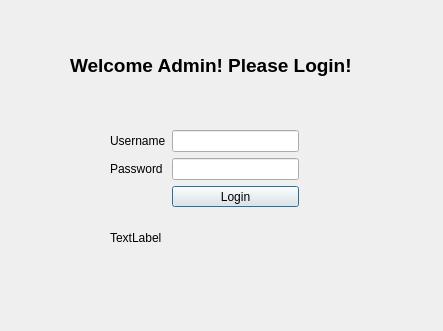
<?xml version="1.0" encoding="UTF-8"?>
<ui version="4.0">
 <class>DialogAdmin</class>
 <widget class="QDialog" name="DialogAdmin">
  <property name="geometry">
   <rect>
    <x>0</x>
    <y>0</y>
    <width>443</width>
    <height>331</height>
   </rect>
  </property>
  <property name="windowTitle">
   <string>Dialog</string>
  </property>
  <widget class="QLabel" name="label_3">
   <property name="geometry">
    <rect>
     <x>70</x>
     <y>50</y>
     <width>291</width>
     <height>31</height>
    </rect>
   </property>
   <property name="font">
    <font>
     <family>Arial</family>
     <pointsize>14</pointsize>
     <weight>75</weight>
     <bold>true</bold>
    </font>
   </property>
   <property name="text">
    <string>Welcome Admin! Please Login!</string>
   </property>
  </widget>
  <widget class="QWidget" name="layoutWidget">
   <property name="geometry">
    <rect>
     <x>110</x>
     <y>130</y>
     <width>189</width>
     <height>77</height>
    </rect>
   </property>
   <layout class="QGridLayout" name="gridLayout">
    <item row="0" column="0">
     <widget class="QLabel" name="label">
      <property name="text">
       <string>Username</string>
      </property>
     </widget>
    </item>
    <item row="0" column="1">
     <widget class="QLineEdit" name="AdminUsernameEdit"/>
    </item>
    <item row="1" column="0">
     <widget class="QLabel" name="label_2">
      <property name="text">
       <string>Password</string>
      </property>
     </widget>
    </item>
    <item row="1" column="1">
     <widget class="QLineEdit" name="AdminPasswordEdit">
      <property name="echoMode">
       <enum>QLineEdit::Password</enum>
      </property>
     </widget>
    </item>
    <item row="2" column="1">
     <widget class="QPushButton" name="AdminLoginButton">
      <property name="text">
       <string>Login</string>
      </property>
     </widget>
    </item>
   </layout>
  </widget>
  <widget class="QLabel" name="statusLabel">
   <property name="geometry">
    <rect>
     <x>110</x>
     <y>230</y>
     <width>181</width>
     <height>16</height>
    </rect>
   </property>
   <property name="text">
    <string>TextLabel</string>
   </property>
  </widget>
 </widget>
 <resources/>
 <connections/>
</ui>
